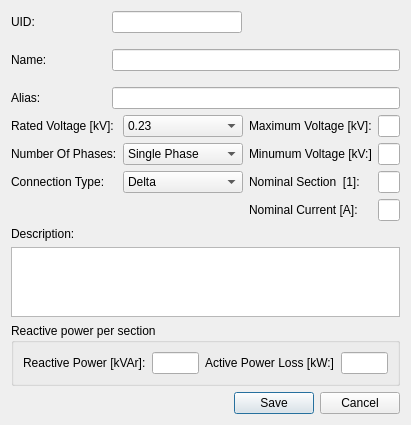
<?xml version="1.0" encoding="UTF-8"?>
<ui version="4.0">
 <class>ReactorCatalog</class>
 <widget class="QDialog" name="ReactorCatalog">
  <property name="geometry">
   <rect>
    <x>0</x>
    <y>0</y>
    <width>408</width>
    <height>422</height>
   </rect>
  </property>
  <property name="windowTitle">
   <string>Dialog</string>
  </property>
  <layout class="QVBoxLayout" name="verticalLayout">
   <item>
    <layout class="QGridLayout" name="gridLayout_4">
     <property name="sizeConstraint">
      <enum>QLayout::SetDefaultConstraint</enum>
     </property>
     <property name="horizontalSpacing">
      <number>65</number>
     </property>
     <property name="verticalSpacing">
      <number>16</number>
     </property>
     <item row="1" column="0" colspan="2">
      <widget class="QLabel" name="capacitor_Name_label_2">
       <property name="text">
        <string>Name:</string>
       </property>
      </widget>
     </item>
     <item row="2" column="0" colspan="2">
      <widget class="QLabel" name="capacitor_Alias_label_2">
       <property name="text">
        <string>Alias:</string>
       </property>
      </widget>
     </item>
     <item row="0" column="0" colspan="2">
      <widget class="QLabel" name="capacitor_Id_label_2">
       <property name="text">
        <string>UID:</string>
       </property>
      </widget>
     </item>
     <item row="0" column="2">
      <widget class="QLineEdit" name="reactorID_lineEdit">
       <property name="sizePolicy">
        <sizepolicy hsizetype="Fixed" vsizetype="Fixed">
         <horstretch>0</horstretch>
         <verstretch>0</verstretch>
        </sizepolicy>
       </property>
       <property name="maximumSize">
        <size>
         <width>130</width>
         <height>16777215</height>
        </size>
       </property>
       <property name="layoutDirection">
        <enum>Qt::LeftToRight</enum>
       </property>
       <property name="inputMethodHints">
        <set>Qt::ImhNone</set>
       </property>
       <property name="inputMask">
        <string/>
       </property>
       <property name="frame">
        <bool>true</bool>
       </property>
       <property name="echoMode">
        <enum>QLineEdit::Normal</enum>
       </property>
       <property name="dragEnabled">
        <bool>false</bool>
       </property>
       <property name="readOnly">
        <bool>false</bool>
       </property>
       <property name="clearButtonEnabled">
        <bool>false</bool>
       </property>
      </widget>
     </item>
     <item row="1" column="2">
      <widget class="QLineEdit" name="reactorName_lineEdit">
       <property name="layoutDirection">
        <enum>Qt::RightToLeft</enum>
       </property>
      </widget>
     </item>
     <item row="2" column="2">
      <widget class="QLineEdit" name="reactorAlias_lineEdit">
       <property name="layoutDirection">
        <enum>Qt::RightToLeft</enum>
       </property>
      </widget>
     </item>
    </layout>
   </item>
   <item>
    <layout class="QGridLayout" name="gridLayout_5">
     <item row="0" column="1">
      <widget class="QComboBox" name="reactorRatedVoltage_comboBox">
       <property name="editable">
        <bool>false</bool>
       </property>
       <property name="currentText">
        <string>0.23</string>
       </property>
       <item>
        <property name="text">
         <string>0.23</string>
        </property>
       </item>
       <item>
        <property name="text">
         <string>0.40</string>
        </property>
       </item>
       <item>
        <property name="text">
         <string>0.42</string>
        </property>
       </item>
       <item>
        <property name="text">
         <string>0.52</string>
        </property>
       </item>
       <item>
        <property name="text">
         <string>3.00</string>
        </property>
       </item>
       <item>
        <property name="text">
         <string>6.00</string>
        </property>
       </item>
       <item>
        <property name="text">
         <string>6.30</string>
        </property>
       </item>
       <item>
        <property name="text">
         <string>10.00</string>
        </property>
       </item>
       <item>
        <property name="text">
         <string>10.38</string>
        </property>
       </item>
       <item>
        <property name="text">
         <string>10.50</string>
        </property>
       </item>
       <item>
        <property name="text">
         <string>11.00</string>
        </property>
       </item>
       <item>
        <property name="text">
         <string>13.00</string>
        </property>
       </item>
       <item>
        <property name="text">
         <string>20.00</string>
        </property>
       </item>
       <item>
        <property name="text">
         <string>20.50</string>
        </property>
       </item>
       <item>
        <property name="text">
         <string>33.00</string>
        </property>
       </item>
       <item>
        <property name="text">
         <string>35.00</string>
        </property>
       </item>
       <item>
        <property name="text">
         <string>36.75</string>
        </property>
       </item>
       <item>
        <property name="text">
         <string>66.00</string>
        </property>
       </item>
       <item>
        <property name="text">
         <string>110.00</string>
        </property>
       </item>
       <item>
        <property name="text">
         <string>132.00</string>
        </property>
       </item>
       <item>
        <property name="text">
         <string>220.00</string>
        </property>
       </item>
       <item>
        <property name="text">
         <string>400.00</string>
        </property>
       </item>
      </widget>
     </item>
     <item row="0" column="0">
      <widget class="QLabel" name="label_20">
       <property name="text">
        <string>Rated Voltage [kV]:</string>
       </property>
      </widget>
     </item>
     <item row="1" column="0">
      <widget class="QLabel" name="label_21">
       <property name="text">
        <string>Number Of Phases:</string>
       </property>
      </widget>
     </item>
     <item row="0" column="3">
      <widget class="QLineEdit" name="reactorMaxVoltage_lineEdit"/>
     </item>
     <item row="0" column="2">
      <widget class="QLabel" name="label_13">
       <property name="text">
        <string>Maximum Voltage [kV]:</string>
       </property>
      </widget>
     </item>
     <item row="1" column="3">
      <widget class="QLineEdit" name="reactorMinVoltage_lineEdit"/>
     </item>
     <item row="5" column="0" colspan="4">
      <widget class="QPlainTextEdit" name="reactorDescription_plainTextEdit"/>
     </item>
     <item row="2" column="0">
      <widget class="QLabel" name="label_15">
       <property name="text">
        <string>Connection Type:</string>
       </property>
      </widget>
     </item>
     <item row="2" column="2">
      <widget class="QLabel" name="label_16">
       <property name="text">
        <string>Nominal Section  [1]:</string>
       </property>
      </widget>
     </item>
     <item row="1" column="1">
      <widget class="QComboBox" name="reactorNumPhases_comboBox">
       <property name="duplicatesEnabled">
        <bool>false</bool>
       </property>
       <property name="frame">
        <bool>true</bool>
       </property>
       <item>
        <property name="text">
         <string>Single Phase</string>
        </property>
       </item>
       <item>
        <property name="text">
         <string>Two Phases</string>
        </property>
       </item>
       <item>
        <property name="text">
         <string>Three Phases</string>
        </property>
       </item>
      </widget>
     </item>
     <item row="1" column="2">
      <widget class="QLabel" name="label_14">
       <property name="text">
        <string>Minumum Voltage [kV:]</string>
       </property>
      </widget>
     </item>
     <item row="3" column="2">
      <widget class="QLabel" name="label">
       <property name="text">
        <string>Nominal Current [A]:</string>
       </property>
      </widget>
     </item>
     <item row="2" column="1">
      <widget class="QComboBox" name="reactorConnectionType_comboBox">
       <item>
        <property name="text">
         <string>Delta</string>
        </property>
       </item>
       <item>
        <property name="text">
         <string>Wye</string>
        </property>
       </item>
       <item>
        <property name="text">
         <string>Autotransformer</string>
        </property>
       </item>
       <item>
        <property name="text">
         <string>Wye with ground</string>
        </property>
       </item>
       <item>
        <property name="text">
         <string>Zigzag</string>
        </property>
       </item>
      </widget>
     </item>
     <item row="2" column="3">
      <widget class="QLineEdit" name="reactorNominalSection_lineEdit"/>
     </item>
     <item row="4" column="0">
      <widget class="QLabel" name="label_17">
       <property name="text">
        <string>Description:</string>
       </property>
      </widget>
     </item>
     <item row="3" column="3">
      <widget class="QLineEdit" name="reactorNominalCurrent_lineEdit"/>
     </item>
    </layout>
   </item>
   <item>
    <widget class="QGroupBox" name="groupBox">
     <property name="title">
      <string>Reactive power per section</string>
     </property>
     <property name="flat">
      <bool>false</bool>
     </property>
     <property name="checkable">
      <bool>false</bool>
     </property>
     <layout class="QGridLayout" name="gridLayout_7">
      <item row="0" column="0" colspan="2">
       <layout class="QHBoxLayout" name="horizontalLayout_2">
        <item>
         <widget class="QLabel" name="label_11">
          <property name="text">
           <string>Reactive Power [kVAr]:</string>
          </property>
         </widget>
        </item>
        <item>
         <widget class="QLineEdit" name="reactorReactivePower_lineEdit"/>
        </item>
        <item>
         <widget class="QLabel" name="label_12">
          <property name="text">
           <string>Active Power Loss [kW:]</string>
          </property>
         </widget>
        </item>
        <item>
         <widget class="QLineEdit" name="reactorActivePowerLoss_lineEdit"/>
        </item>
       </layout>
      </item>
     </layout>
    </widget>
   </item>
   <item>
    <widget class="QDialogButtonBox" name="reactorButtons_buttonBox">
     <property name="orientation">
      <enum>Qt::Horizontal</enum>
     </property>
     <property name="standardButtons">
      <set>QDialogButtonBox::Cancel|QDialogButtonBox::Save</set>
     </property>
     <property name="centerButtons">
      <bool>false</bool>
     </property>
    </widget>
   </item>
  </layout>
 </widget>
 <resources/>
 <connections/>
</ui>
